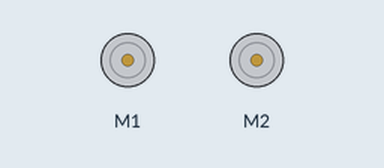
A sketch run on a simulated Arduino Uno, built with avr-gcc and run on an emulated ATmega328P. On the bench: 2 × DC motor (green arrow = forward, orange = backward, longer = faster). What the sketch prints to the serial monitor is not drawn.

Above: at 4.5 s.
Timing chart, 0 to 6.2 s (numbered marks = the images above):
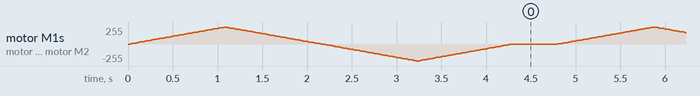

The sketch:

SynchronizedMotorArms.ino
```cpp
#include "DualG2HighPowerMotorShield.h"

DualG2HighPowerMotorShield18v22 md;

void stopIfFault()
{
  if (md.getM1Fault())
  {
    md.disableDrivers();
	delay(1);
    Serial.println("M1 fault");
    while (1);
  }
  if (md.getM2Fault())
  {
    md.disableDrivers();
	delay(1);
    Serial.println("M2 fault");
    while (1);
  }
}


void setup() {

  Serial.begin(115200);

  //initialize motor driver
  Serial.println("Dual G2 High Power Motor Shield");
  md.init(); //initallizes pinModes and timer1
  md.calibrateCurrentOffsets(); //records voltage offsets from motors when speed 0

}

void loop() {
  md.enableDrivers();
  delay(1);  // The drivers require a maximum of 1ms to elapse when brought out of sleep mode.

  for (int i = 0; i <= 400; i++) // Ramp Motor 1 from full stop to max speed FWD
  {
    md.setM1Speed(i);
    stopIfFault();
    if (i%200 == 100)
    {
      Serial.print("M1 current: ");
      Serial.println(md.getM1CurrentMilliamps());
    }

    md.setM2Speed(i);
    stopIfFault();
    if (i%200 == 100)
    {
      Serial.print("M2 current: ");
      Serial.println(md.getM2CurrentMilliamps());
    }

    delay(2);
  }


  for (int i = 400; i >= -400; i--) // Ramp Motor 1 from max speed FWD to max speed BWD
  {
    md.setM1Speed(i);
    stopIfFault();
    if (i%200 == 100)
    {
      Serial.print("M1 current: ");
      Serial.println(md.getM1CurrentMilliamps());
	  }

    md.setM2Speed(i);
    stopIfFault();
    if (i%200 == 100)
    {
      Serial.print("M2 current: ");
      Serial.println(md.getM2CurrentMilliamps());
    }

    delay(2);
  }

  for (int i = -400; i <= 0; i++) // Ramp Motor 1 from max speed BWD to full stop
  {
    md.setM1Speed(i);
    stopIfFault();
    if (i%200 == 100)
    {
      Serial.print("M1 current: ");
      Serial.println(md.getM1CurrentMilliamps());
	  }

    md.setM2Speed(i);
    stopIfFault();
    if (i%200 == 100)
    {
      Serial.print("M2 current: ");
      Serial.println(md.getM2CurrentMilliamps());
    }

    delay(2);
  }

  md.disableDrivers(); // Put the MOSFET drivers into sleep mode.
  delay(500);

}
```
